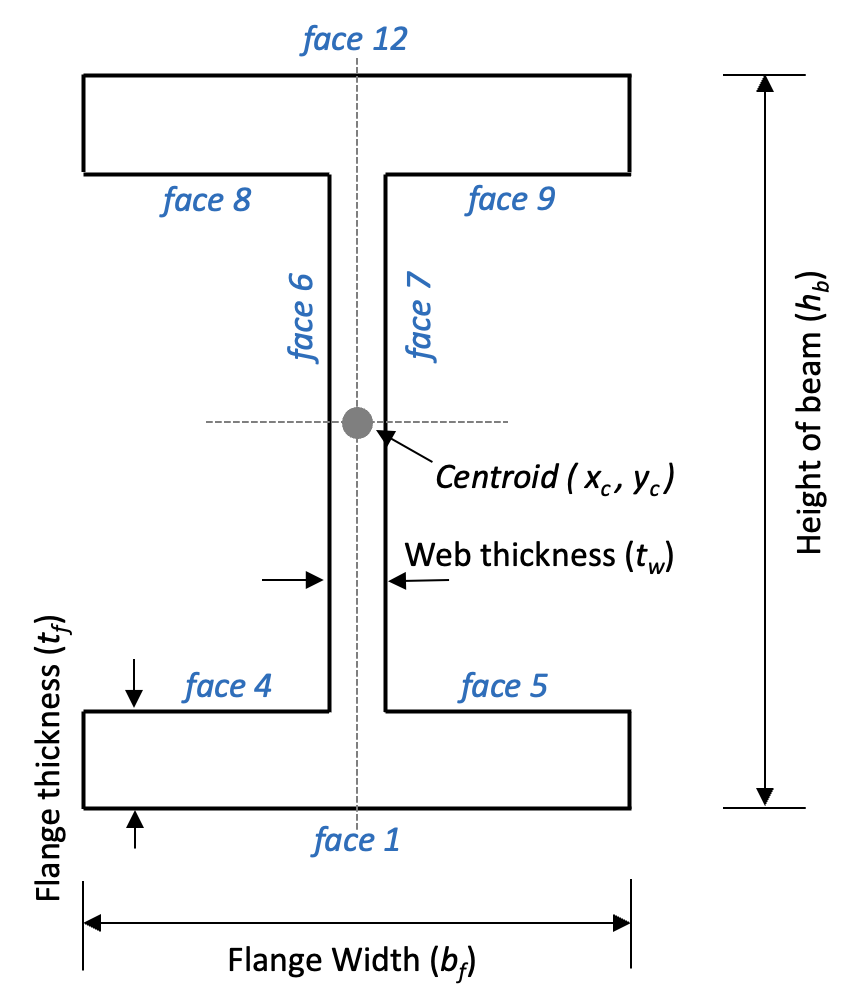
#> input picture isection.png, 852 x 1000 px
$ python gui_OF_v02.py
#> lines starting #> are read from the running program, lines starting #| are printed output that depends on the picture
"""Rev03: In this revision tabs are added """

try:
    import tkinter as tk
    import tkinter.ttk as ttk
    from tkinter import filedialog
except ImportError:
    import Tkinter as tk
    import ttk
    import tkFileDialog as filedialog
import os
from PIL import ImageTk, Image


def location():  # Directory Location
    get = filedialog.askdirectory()
    os.chdir(get)


window2 = tk.Tk()    # main Window
window2.title("Devices, Entities & Element Sets")
window2.geometry("780x580")

# this is the notebook for making tabs
dvc_Ele_notebook = ttk.Notebook(window2)
dvc_Ele_notebook.pack()

# adding tabs
general = tk.Frame(dvc_Ele_notebook, width=500, height=500, bg="light grey")
OpenSEES = tk.Frame(dvc_Ele_notebook, width=500, height=500, bg="light grey")
Entities = tk.Frame(dvc_Ele_notebook, width=400, height=400, bg="light grey")

general.pack(fill="both", expand=1)
OpenSEES.pack(fill="both", expand=1)
Entities.pack(fill="both", expand=0.8)

dvc_Ele_notebook.add(general, text="General")
dvc_Ele_notebook.add(OpenSEES, text="OpenSEES")
dvc_Ele_notebook.add(Entities, text="Entities")

# this is a frame for the entries of files and options for the user to chose the devices
general_inputs = tk.LabelFrame(general, text="Basic Inputs", padx=5, pady=5)
general_inputs.grid(row=0, column=0, sticky="nsew")

tk.Button(general_inputs, text="Directory", command=location, width=10, height=1).grid(row=0, column=1, padx=10, pady=10)
tk.Label(general_inputs, width=15, text="Get Working Directory", anchor='e').grid(row=0, column=0, padx=5, pady=5)

entityType = ["Isection", "Block", "Brick"]
selectEntity = tk.StringVar()  # it was clickedEnt
selectEntity.set(entityType[0])  # use variables as list
EntityDrop = tk.OptionMenu(general_inputs, selectEntity, *entityType)
EntityDrop.config(width=5)
EntityDrop.grid(row=1, column=1, padx=5, pady=5)
tk.Label(general_inputs, width=15, text="Section Entity", anchor='e').grid(row=1, column=0, padx=5, pady=5)

units = tk.StringVar()
units.set("m")
unitsOption = tk.OptionMenu(general_inputs, units, "m", "mm")
unitsOption.config(width=5)
unitsOption.grid(row=0, column=3, padx=5, pady=5)
tk.Label(general_inputs, width=10, text="Units", anchor='e').grid(row=0, column=2, padx=5, pady=5)

dimAnalysis = tk.StringVar()  # to chose if entities to be created
dimAnalysis.set("2D")
dimOption = tk.OptionMenu(general_inputs, dimAnalysis, "2D", "3D")
dimOption.config(width=5)
dimOption.grid(row=1, column=3, padx=5, pady=5)
tk.Label(general_inputs, width=15, text="HT Analysis", anchor='e').grid(row=1, column=2, padx=5, pady=5)

# OpenSees entries

OSFrame = tk.LabelFrame(OpenSEES, text="OpenSEES Inputs", padx=5, pady=5)   # it was OSFrame
OSFrame.grid(row=0, column=0, sticky="nsew")

materialSelect = ["CarbonSteelEC3", "ConcreteEC2"]
selectMat = tk.StringVar()
selectMat.set(materialSelect[1])  # use variables as list
matDrop = tk.OptionMenu(OSFrame, selectMat, *materialSelect)
matDrop.config(width=10)
matDrop.grid(row=2, column=1, padx=5, pady=5)
tk.Label(OSFrame, width=10, text="Material", anchor='e').grid(row=2, column=0, padx=5, pady=5)

matTag = tk.Entry(OSFrame, width=5)
matTag.grid(row=2, column=3)
matTag.insert(tk.END, "1")
tk.Label(OSFrame, width=10, text="Material Tag", anchor='e').grid(row=2, column=2)

htConstants = tk.Entry(OSFrame, width=10)
htConstants.grid(row=3, column=1)
htConstants.insert(tk.END, "25 293.15 0.85 0.85")
tk.Label(OSFrame, width=10, text="HT Constants", anchor='e').grid(row=3, column=0)

htConstTag = tk.Entry(OSFrame, width=5)
htConstTag.grid(row=3, column=3)
htConstTag.insert(tk.END, "2")
tk.Label(OSFrame, width=10, text="HT Const. Tag", anchor='e').grid(row=3, column=2)

pChange = tk.Entry(OSFrame, width=10)
pChange.grid(row=4, column=1)
pChange.insert(tk.END, "0")
tk.Label(OSFrame, width=10, text="Phase Change", anchor='e').grid(row=4, column=0)

fireModelType = tk.Entry(OSFrame, width=5)   # it was fModel
fireModelType.grid(row=4, column=3)
fireModelType.insert(tk.END, "1")
tk.Label(OSFrame, width=10, text="Fire Model", anchor='e').grid(row=4, column=2)

hfFaces = tk.Entry(OSFrame, width=10)    # it was hffaces
hfFaces.grid(row=5, column=1)
hfFaces.insert(tk.END, "1 5 7 9")
tk.Label(OSFrame, width=12, text="Heat Flux (Face)", anchor='e').grid(row=5, column=0)

modelHT_Tag = tk.Entry(OSFrame, width=10)   # it was htConst
modelHT_Tag.grid(row=6, column=1)
modelHT_Tag.insert(tk.END, "1")
tk.Label(OSFrame, width=16, text="Model HT Const. Tag", anchor='e').grid(row=6, column=0)

modelMatTag = tk.Entry(OSFrame, width=5)  # it was matT
modelMatTag.grid(row=5, column=3)
modelMatTag.insert(tk.END, "1")
tk.Label(OSFrame, width=15, text="Section Material Tag", anchor='e').grid(row=5, column=2)

nodeSetType = ["Faces", "Node Points"]
selectNodeSet = tk.StringVar()                 # this was clickedNS
selectNodeSet.set(nodeSetType[0])  # use variables as list
NS_Drop = tk.OptionMenu(OSFrame, selectNodeSet, *nodeSetType)
NS_Drop.config(width=5)
NS_Drop.grid(row=6, column=3, padx=5, pady=5)
tk.Label(OSFrame, width=15, text="Node Sets Location", anchor='e').grid(row=6, column=2, padx=5, pady=5)

Nodeset = tk.Entry(OSFrame, width=10)   # it was fNodeset
Nodeset.grid(row=7, column=1)
Nodeset.insert(tk.END, "1 4 5")
tk.Label(OSFrame, width=15, text="Node Sets Faces", anchor='e').grid(row=7, column=0, padx=5, pady=5)

locDepth = ["2", "5", "9"]
deptLocation = tk.StringVar()                 # this was clickedNS
deptLocation.set(locDepth[1])  # use variables as list
loc_Drop = tk.OptionMenu(OSFrame, deptLocation, *locDepth)
loc_Drop.config(width=5)
loc_Drop.grid(row=7, column=3, padx=5, pady=5)
tk.Label(OSFrame, width=15, text="Number of Points", anchor='e').grid(row=7, column=2, padx=3, pady=5)

initialTemp = tk.Entry(OSFrame, width=5)
initialTemp.grid(row=8, column=1)
initialTemp.insert(tk.END, "293.15")
tk.Label(OSFrame, width=15, text="Initial Temperature", anchor='e').grid(row=8, column=0)

simTime = tk.Entry(OSFrame, width=5)
simTime.grid(row=8, column=3)
simTime.insert(tk.END, "200")
tk.Label(OSFrame, width=12, text="Simulation Time", anchor='e').grid(row=8, column=2)

simTimeStep = tk.Entry(OSFrame, width=5)
simTimeStep.grid(row=9, column=1)
simTimeStep.insert(tk.END, "15")
tk.Label(OSFrame, width=10, text="Time Step", anchor='e').grid(row=9, column=0)

#####################################------Entries for Structural Components-----#############################

beamFrame = tk.LabelFrame(general, text="Structural Components", padx=5, pady=5)
beamFrame.grid(row=1, column=0, sticky="nsew")

directionLengthBEAM = ["X", "Y", "Z"]
incrementDirectionBEAM = tk.StringVar()  # it was clickedEnt
incrementDirectionBEAM.set(directionLengthBEAM[0])  # use variables as list
incrementBeamDrop = tk.OptionMenu(beamFrame, incrementDirectionBEAM, *directionLengthBEAM)
incrementBeamDrop.config(width=5)
incrementBeamDrop.grid(row=0, column=1, padx=5, pady=5)
tk.Label(beamFrame, width=15, text="Initial Inc. Dir.", anchor='e').grid(row=0, column=0)

elementTypes = ["BeamColumn", "Shell"]
elementType = tk.StringVar()  # it was clickedEnt
elementType.set(elementTypes[1])  # use variables as list
elementTypeDrop = tk.OptionMenu(beamFrame, elementType, *elementTypes)
elementTypeDrop.config(width=5)
elementTypeDrop.grid(row=0, column=3, padx=5, pady=5)
tk.Label(beamFrame, width=15, text="Element Types.", anchor='e').grid(row=0, column=2)

ior_Beam = tk.Entry(beamFrame, width=5)
ior_Beam.grid(row=0, column=5)
ior_Beam.insert(tk.END, "-3")
tk.Label(beamFrame, width=15, text="Orientation", anchor='e').grid(row=0, column=4)

x_BeamLL = tk.Entry(beamFrame, width=5)
x_BeamLL.grid(row=1, column=1)
x_BeamLL.insert(tk.END, "0")
tk.Label(beamFrame, width=15, text="Lower Limit of X", anchor='e').grid(row=1, column=0)

x_BeamUL = tk.Entry(beamFrame, width=5)
x_BeamUL.grid(row=1, column=3)
x_BeamUL.insert(tk.END, "0")
tk.Label(beamFrame, width=15, text="Upper Limit of X", anchor='e').grid(row=1, column=2)

x_LenBeam = tk.Entry(beamFrame, width=5)
x_LenBeam.grid(row=1, column=5)
x_LenBeam.insert(tk.END, "36.5")
tk.Label(beamFrame, width=15, text="Length in X", anchor='e').grid(row=1, column=4)

y_BeamLL = tk.Entry(beamFrame, width=5)
y_BeamLL.grid(row=2, column=1)
y_BeamLL.insert(tk.END, "2.3")
tk.Label(beamFrame, width=15, text="Lower Limit of Y", anchor='e').grid(row=2, column=0)

y_BeamUL = tk.Entry(beamFrame, width=5)
y_BeamUL.grid(row=2, column=3)
y_BeamUL.insert(tk.END, "3.7")
tk.Label(beamFrame, width=15, text="Upper Limit of Y", anchor='e').grid(row=2, column=2)

y_LenBeam = tk.Entry(beamFrame, width=5)
y_LenBeam.grid(row=2, column=5)
y_LenBeam.insert(tk.END, "0")
tk.Label(beamFrame, width=15, text="Length in Y", anchor='e').grid(row=2, column=4)

z_BeamLL = tk.Entry(beamFrame, width=5)
z_BeamLL.grid(row=3, column=1)
z_BeamLL.insert(tk.END, "-1")
tk.Label(beamFrame, width=15, text="Lower Limit of Z", anchor='e').grid(row=3, column=0)

z_BeamUL = tk.Entry(beamFrame, width=5)
z_BeamUL.grid(row=3, column=3)
z_BeamUL.insert(tk.END, "1")
tk.Label(beamFrame, width=15, text="Upper Limit of Z", anchor='e').grid(row=3, column=2)

z_LenBeam = tk.Entry(beamFrame, width=5)
z_LenBeam.grid(row=3, column=5)
z_LenBeam.insert(tk.END, "0")
tk.Label(beamFrame, width=15, text="Length in Z", anchor='e').grid(row=3, column=4)

incX_Beam = tk.Entry(beamFrame, width=5)
incX_Beam.grid(row=4, column=1)
incX_Beam.insert(tk.END, "1.55")
tk.Label(beamFrame, width=15, text="Increment in X", anchor='e').grid(row=4, column=0)

incY_Beam = tk.Entry(beamFrame, width=5)
incY_Beam.grid(row=4, column=3)
incY_Beam.insert(tk.END, "2500")
tk.Label(beamFrame, width=15, text="Increment in Y", anchor='e').grid(row=4, column=2)

incZ_Beam = tk.Entry(beamFrame, width=5)
incZ_Beam.grid(row=4, column=5)
incZ_Beam.insert(tk.END, "0")
tk.Label(beamFrame, width=15, text="Increment in Z", anchor='e').grid(row=4, column=4)


#####################--- frames and Entries for Element Sets

elementFrame = tk.LabelFrame(general, text="Element Sets", padx=5, pady=5)
elementFrame.grid(row=3, column=0, sticky="nsew")

sectionBC = tk.Entry(elementFrame, width=10)
sectionBC.grid(row=3, column=1)
sectionBC.insert(tk.END, "$c1 $c2 $c3")
tk.Label(elementFrame, width=15, text="Section BC", anchor='e').grid(row=3, column=0)

sectionShell = tk.Entry(elementFrame, width=10)
sectionShell.grid(row=3, column=3)
sectionShell.insert(tk.END, "$s1 $s2 $s3")
tk.Label(elementFrame, width=15, text="Section Shell", anchor='e').grid(row=3, column=2)

################################################------OpenSEES File Entries-------#####################################
##### I section Entries

iSectionFrame = tk.LabelFrame(Entities, text="I Section Entities", padx=5, pady=5)
iSectionFrame.grid(row=1, column=0, sticky="nsew")

iSectionImageFrame = tk.LabelFrame(Entities,text="I Section", padx=5, pady=5)
iSectionImageFrame.grid(row=1, column=1, sticky="nsew")
iSection_image = Image.open("isection.png")
#> iSection_image is the input picture: PIL image 852x1000 RGBA; mean R, G, B, A 244.4, 244.8, 245.4, 255
resize_iSection_image = iSection_image.resize((300, 220))
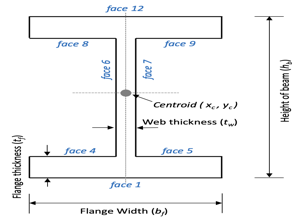
#> resize_iSection_image: PIL image 300x220 RGBA; mean R, G, B, A 244, 244.4, 245, 255
iSection_img = ImageTk.PhotoImage(resize_iSection_image)
tk.Label(iSectionImageFrame, image=iSection_img).grid(row=0, column=0)

blockImageFrame = tk.LabelFrame(Entities, text="Block", padx=5, pady=5)
blockImageFrame.grid(row=0, column=1, sticky="nsew")
block_image = Image.open("block.png")
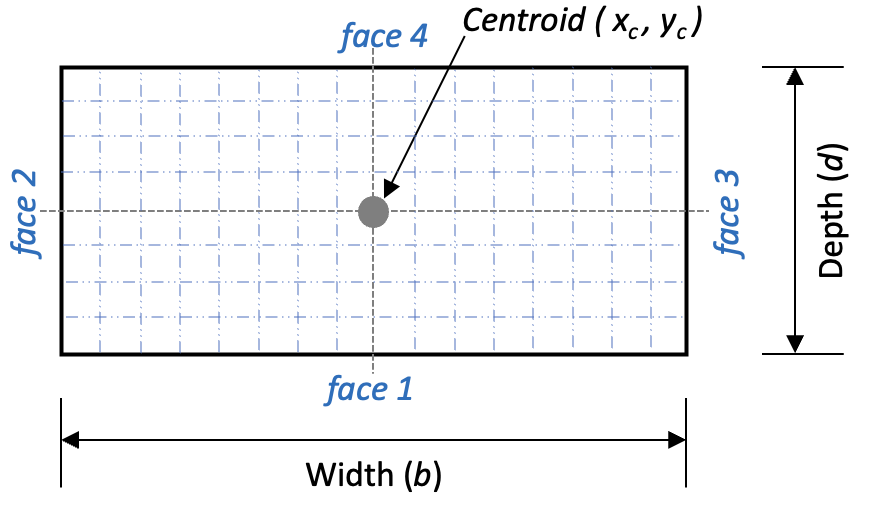
#> input picture block.png, 878 x 520 px
#> block_image is the input picture: PIL image 878x520 RGBA; mean R, G, B, A 243.2, 243.9, 245.1, 255
resize_Block_image = block_image.resize((300, 150))
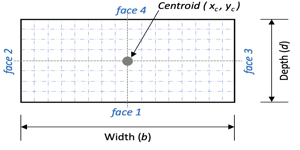
#> resize_Block_image: PIL image 300x150 RGBA; mean R, G, B, A 242.7, 243.5, 244.7, 255
block_img = ImageTk.PhotoImage(resize_Block_image)
tk.Label(blockImageFrame, image=block_img).grid(row=0, column=0)

brickImageFrame = tk.LabelFrame(Entities,text="Brick", padx=5, pady=5)
brickImageFrame.grid(row=2, column=1, sticky="nsew")
brick_image = Image.open("brick.png")
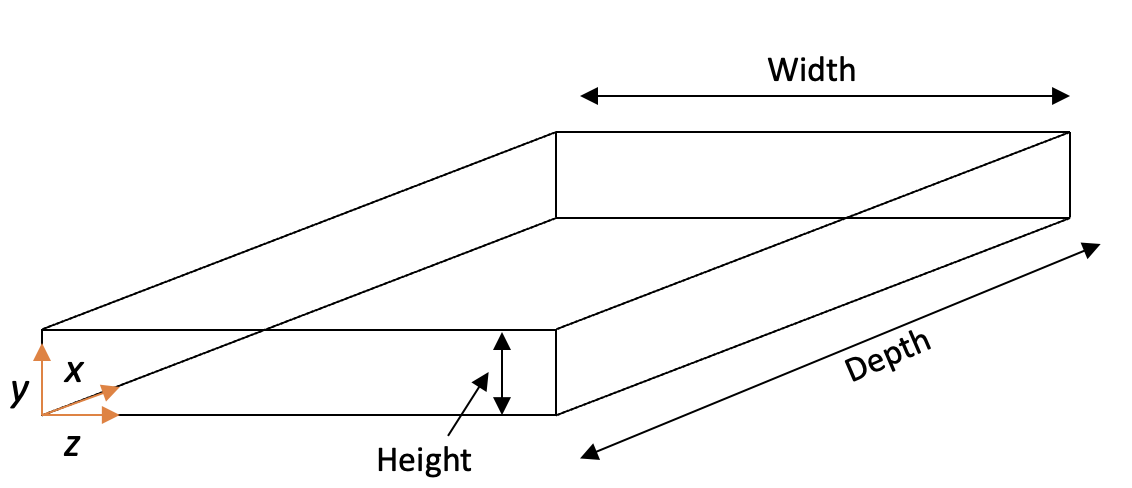
#> input picture brick.png, 1132 x 488 px
#> brick_image is the input picture: PIL image 1132x488 RGBA; mean R, G, B, A 248, 247.9, 247.8, 255
resize_brick_image = brick_image.resize((300, 200))
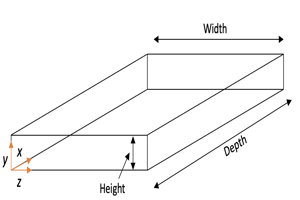
#> resize_brick_image: PIL image 300x200 RGBA; mean R, G, B, A 247.6, 247.5, 247.4, 255
brick_img = ImageTk.PhotoImage(resize_brick_image)
tk.Label(brickImageFrame, image=brick_img).grid(row=0, column=0)

cX_iSec = tk.Entry(iSectionFrame, width=5)
cX_iSec.grid(row=0, column=1)
cX_iSec.insert(tk.END, "0")
tk.Label(iSectionFrame, width=20, text="Centroid of X", anchor='e').grid(row=0, column=0)

cY_iSec = tk.Entry(iSectionFrame, width=5)
cY_iSec.grid(row=0, column=3)
cY_iSec.insert(tk.END, "0")
tk.Label(iSectionFrame, width=20, text="Centroid of Y", anchor='e').grid(row=0, column=2)

flangeWidth = tk.Entry(iSectionFrame, width=5)
flangeWidth.grid(row=1, column=1)
flangeWidth.insert(tk.END, "0.4")
tk.Label(iSectionFrame, width=20, text="Width of Flange", anchor='e').grid(row=1, column=0)

beamHeight = tk.Entry(iSectionFrame, width=5)
beamHeight.grid(row=1, column=3)
beamHeight.insert(tk.END, "0.4")
tk.Label(iSectionFrame, width=20, text="Height of Beam", anchor='e').grid(row=1, column=2)

webThickness = tk.Entry(iSectionFrame, width=5)
webThickness.grid(row=2, column=1)
webThickness.insert(tk.END, "0.008")
tk.Label(iSectionFrame, width=20, text="Web Thickness", anchor='e').grid(row=2, column=0)

flangeThickness = tk.Entry(iSectionFrame, width=5)
flangeThickness.grid(row=2, column=3)
flangeThickness.insert(tk.END, "0.01")
tk.Label(iSectionFrame, width=20, text="Flange Thickness", anchor='e').grid(row=2, column=2)

meshFlangeWidth = tk.Entry(iSectionFrame, width=5)
meshFlangeWidth.grid(row=3, column=1)
meshFlangeWidth.insert(tk.END, "0.04")
tk.Label(iSectionFrame, width=20, text="Mesh flange width", anchor='e').grid(row=3, column=0)

meshFlangeThickness = tk.Entry(iSectionFrame, width=5)
meshFlangeThickness.grid(row=3, column=3)
meshFlangeThickness.insert(tk.END, "0.002")
tk.Label(iSectionFrame, width=20, text="Mesh flange thickness", anchor='e').grid(row=3, column=2)

meshWebThickness = tk.Entry(iSectionFrame, width=5)
meshWebThickness.grid(row=4, column=1)
meshWebThickness.insert(tk.END, "0.002")
tk.Label(iSectionFrame, width=20, text="Mesh web thickness", anchor='e').grid(row=4, column=0)

meshWebHeight = tk.Entry(iSectionFrame, width=5)
meshWebHeight.grid(row=4, column=3)
meshWebHeight.insert(tk.END, "0.04")
tk.Label(iSectionFrame, width=20, text="Mesh web height", anchor='e').grid(row=4, column=2)

##### Block Entries

blockFrame = tk.LabelFrame(Entities, text="Block Entities", padx=5, pady=5)
blockFrame.grid(row=0, column=0, sticky="nsew")

cX_Block = tk.Entry(blockFrame, width=5)
cX_Block.grid(row=1, column=1)
cX_Block.insert(tk.END, "0")
tk.Label(blockFrame, width=20, text="Centroid of X", anchor='e').grid(row=1, column=0)

cY_Block = tk.Entry(blockFrame, width=5)
cY_Block.grid(row=1, column=3)
cY_Block.insert(tk.END, "0")
tk.Label(blockFrame, width=20, text="Centroid of Y", anchor='e').grid(row=1, column=2)

widthBlock = tk.Entry(blockFrame, width=5)
widthBlock.grid(row=2, column=1)
widthBlock.insert(tk.END, ".2")
tk.Label(blockFrame, width=20, text="Width of Block", anchor='e').grid(row=2, column=0)

depthBlock = tk.Entry(blockFrame, width=5)
depthBlock.grid(row=2, column=3)
depthBlock.insert(tk.END, ".8")
tk.Label(blockFrame, width=20, text="Depth of Block", anchor='e').grid(row=2, column=2)

meshWidBlock = tk.Entry(blockFrame, width=5)
meshWidBlock.grid(row=3, column=1)
meshWidBlock.insert(tk.END, "0.02")
tk.Label(blockFrame, width=20, text="Mesh along Width ", anchor='e').grid(row=3, column=0)

meshDepthBlock = tk.Entry(blockFrame, width=5)
meshDepthBlock.grid(row=3, column=3)
meshDepthBlock.insert(tk.END, "0.04")
tk.Label(blockFrame, width=20, text="Mesh along Depth", anchor='e').grid(row=3, column=2)


#####################--- frames and Entries Brick Entities

brickFrame = tk.LabelFrame(Entities, text="Brick Entities", padx=5, pady=5)
brickFrame.grid(row=2, column=0, sticky="nsew")

cX_Brick = tk.Entry(brickFrame, width=5)
cX_Brick.grid(row=0, column=1)
cX_Brick.insert(tk.END, "0")
tk.Label(brickFrame, width=20, text="X Origin", anchor='e').grid(row=0, column=0)

x_depth = tk.Entry(brickFrame, width=5)
x_depth.grid(row=0, column=3)
x_depth.insert(tk.END, "0")
tk.Label(brickFrame, width=20, text="X (Depth)", anchor='e').grid(row=0, column=2)

cY_Brick = tk.Entry(brickFrame, width=5)
cY_Brick.grid(row=1, column=1)
cY_Brick.insert(tk.END, "0")
tk.Label(brickFrame, width=20, text="Y Origin", anchor='e').grid(row=1, column=0)

y_Height = tk.Entry(brickFrame, width=5)
y_Height.grid(row=1, column=3)
y_Height.insert(tk.END, "0")
tk.Label(brickFrame, width=20, text="Y (Height)", anchor='e').grid(row=1, column=2)

cZ_Brick = tk.Entry(brickFrame, width=5)
cZ_Brick.grid(row=2, column=1)
cZ_Brick.insert(tk.END, "0")
tk.Label(brickFrame, width=20, text="Z Origin", anchor='e').grid(row=2, column=0)

z_Width = tk.Entry(brickFrame, width=5)
z_Width.grid(row=2, column=3)
z_Width.insert(tk.END, "0")
tk.Label(brickFrame, width=20, text="Z (Width)", anchor='e').grid(row=2, column=2)

Mesh_depth = tk.Entry(brickFrame, width=5)
Mesh_depth.grid(row=3, column=1)
Mesh_depth.insert(tk.END, "0")
tk.Label(brickFrame, width=20, text="X Mesh (Depth)", anchor='e').grid(row=3, column=0)

Mesh_Height = tk.Entry(brickFrame, width=5)
Mesh_Height.grid(row=3, column=3)
Mesh_Height.insert(tk.END, "0")
tk.Label(brickFrame, width=20, text="Y Mesh (Height)", anchor='e').grid(row=3, column=2)

Mesh_Width = tk.Entry(brickFrame, width=5)
Mesh_Width.grid(row=4, column=1)
Mesh_Width.insert(tk.END, "0")
tk.Label(brickFrame, width=20, text="Z Mesh (Width)", anchor='e').grid(row=4, column=0)


# file saving frames
savingFrame = tk.LabelFrame(general, padx=5, pady=5)
savingFrame.grid(row=4, column=0, sticky="nsew")
